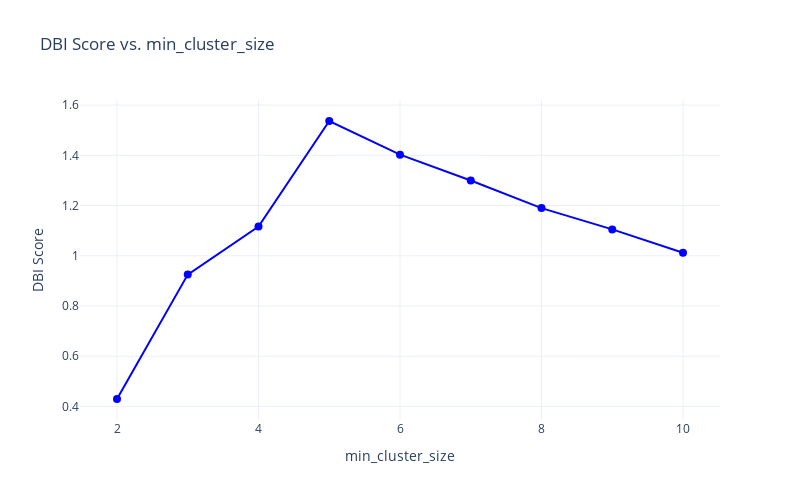

The notebook cell this image was saved under:
### Code cell
# Create the line plot using Plotly
fig = go.Figure()

# Extract valid scores for plotting
valid_components = [n for n, dbi in dbi_scores if dbi is not None]
valid_dbi = [dbi for n, dbi in dbi_scores if dbi is not None]


fig.add_trace(go.Scatter(
    x=valid_components,
    y=valid_dbi,
    mode='lines+markers',
    marker=dict(size=8, color='blue'),
    line=dict(width=2, color='blue'),
    name='DBI Score'
))

# Add titles and axis labels
fig.update_layout(
    title="DBI Score vs. min_cluster_size",
    xaxis=dict(title="min_cluster_size"),
    yaxis=dict(title="DBI Score"),
    template="plotly_white",
    width=800,
    height=500
)

# Show the Plotly plot
fig.show()

### Figure 1 — Plotly figure (JSON) as saved in the notebook; plotly's stock layout.template omitted (floating-point values rounded to 4 significant figures)
{"data": [{"line": {"color": "blue", "width": 2}, "marker": {"color": "blue", "size": 8}, "mode": "lines+markers", "name": "DBI Score", "type": "scatter", "x": [2, 3, 4, 5, 6, 7, 8, 9, 10], "y": [0.4294, 0.925, 1.116, 1.537, 1.403, 1.3, 1.19, 1.105, 1.012]}], "layout": {"height": 500, "title": {"text": "DBI Score vs. min_cluster_size"}, "width": 800, "xaxis": {"title": {"text": "min_cluster_size"}}, "yaxis": {"title": {"text": "DBI Score"}}}}
